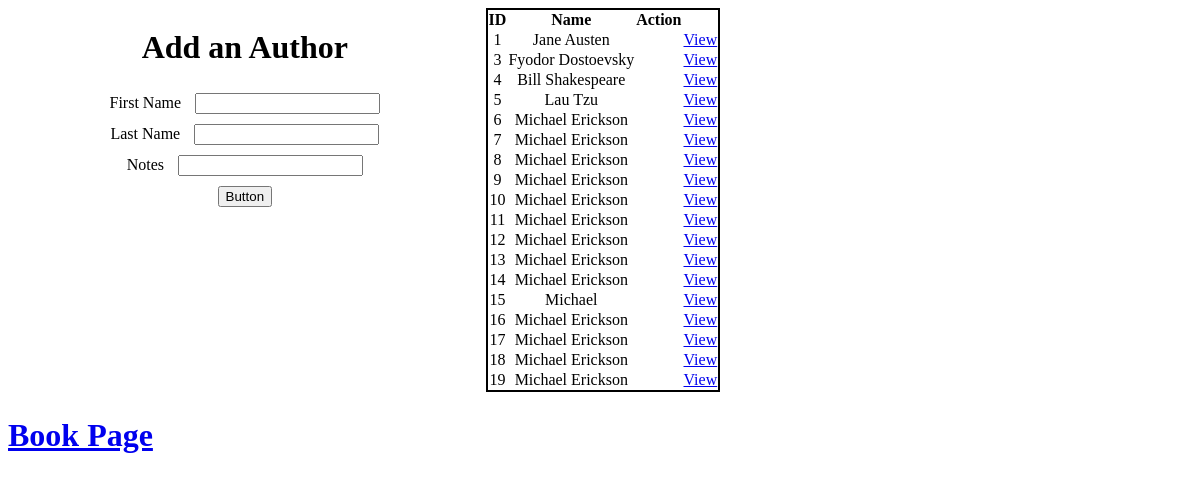
The page /author on the database its author committed.
### books_authors_app/models.py (models this page shows)
class Author(models.Model):
    first_name = models.CharField(max_length=45)
    last_name = models.CharField(max_length=45)
    notes = models.TextField(default = "This is my note")
    books = models.ManyToManyField(Book, related_name="authors")
    created_at = models.DateTimeField(auto_now_add=True)
    updated_at = models.DateTimeField(auto_now=True)

### books_authors_app/views.py (the view)
# urls.py: path('author', views.author),
def author(request):
    context = {
        "all_authors": Author.objects.all()
    }
    return render(request, "author.html", context)

### books_authors_app/templates/author.html (shortened to what this page needs)
<!DOCTYPE html>
<html lang="en">
<head>
    {% load static %}
    <link rel="stylesheet" href="{% static 'author.css' %}">
</head>
<body>
    <div id="author">
        <h1>Add an Author</h1>
        <form action="/add_author" method="POST">
            <label for="first_name">First Name</label>
            <input type="text" name="first_name">
            <label for="last_name">Last Name</label>
            <input type="text" name="last_name">
            <label for="notes">Notes</label>
            <input type="text" name="notes">
            <button>Button</button>
        </form>
    </div>
    <div id="alist">
        <table>
                <tr>
                    <th>ID</th>
                    <th>Name</th>
                    <th>Action</th>
                </tr>
                <tr>
                    {% for author in all_authors %}
                        <td>{{ author.id }}</td>
                        <td>{{ author.first_name }} {{ author.last_name }}</td>
                        <td><td><a href="/author_desc.html/{{author.id}}">View</a></td></td>
                </tr>
                    {% endfor %}
        </table>
    </div>
    <h1><a href="/">Book Page</a></h1>
</body>
</html>

### books_authors_app/static/author.css (style rules this page uses)
#author { display: inline-block; width: 40%; vertical-align: top; text-align: center; }
label, input, button { margin: 5px; }
#alist { display: inline-block; width: 40%; text-align: center; }
table { border-collapse: collapse; border: black 2px solid; }

### rows shown on the page
Author: id "1", first_name "Jane", last_name "Austen"
Author: id "3", first_name "Fyodor", last_name "Dostoevsky"
Author: id "4", first_name "Bill", last_name "Shakespeare"
Author: id "5", first_name "Lau", last_name "Tzu"
Author: id "6", first_name "Michael", last_name "Erickson"
Author: id "7", first_name "Michael", last_name "Erickson"
Author: id "8", first_name "Michael", last_name "Erickson"
Author: id "9", first_name "Michael", last_name "Erickson"
Author: id "10", first_name "Michael", last_name "Erickson"
Author: id "11", first_name "Michael", last_name "Erickson"
Author: id "12", first_name "Michael", last_name "Erickson"
Author: id "13", first_name "Michael", last_name "Erickson"
Author: id "14", first_name "Michael", last_name "Erickson"
Author: id "15", first_name "Michael"
Author: id "16", first_name "Michael", last_name "Erickson"
Author: id "17", first_name "Michael", last_name "Erickson"
Author: id "18", first_name "Michael", last_name "Erickson"
Author: id "19", first_name "Michael", last_name "Erickson"
